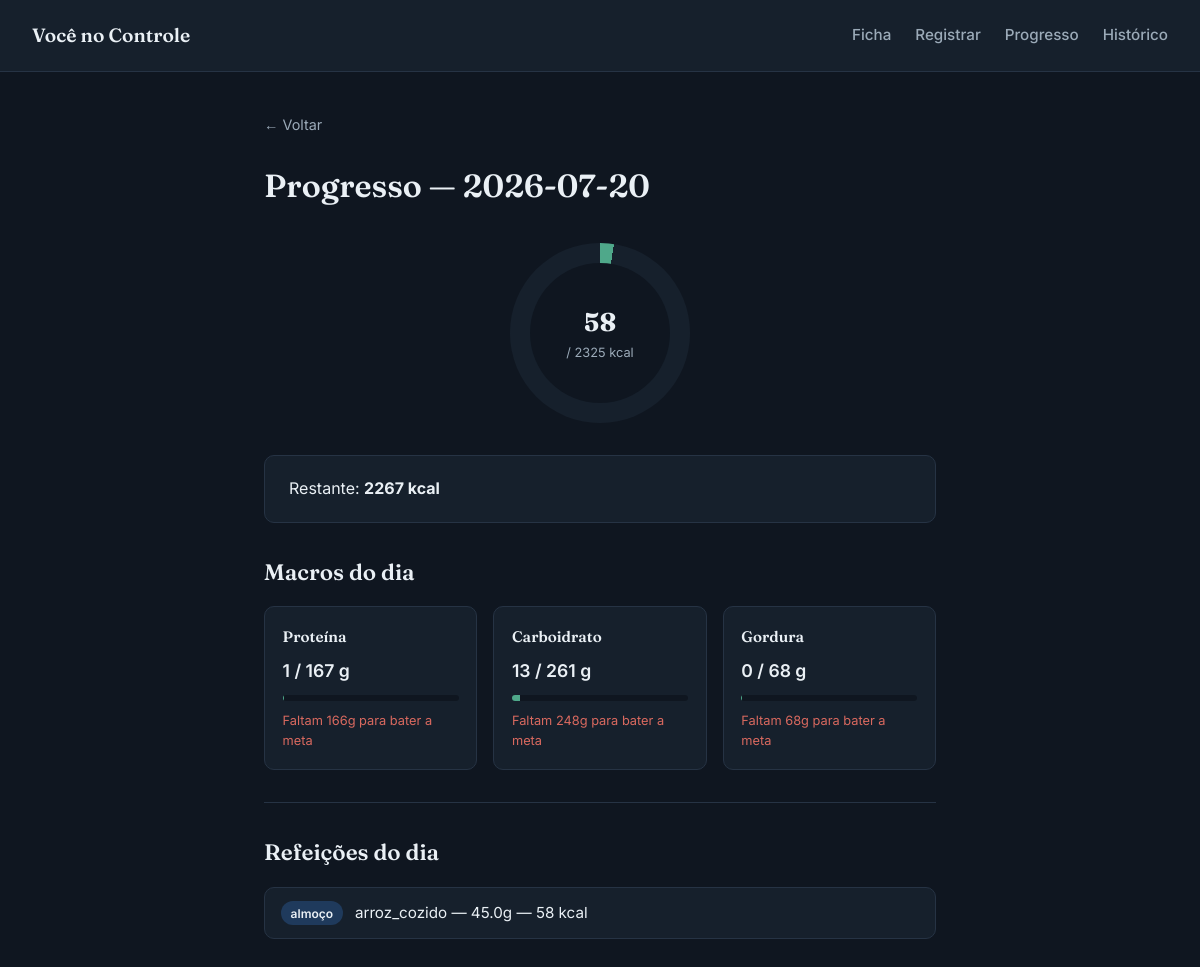
The app's page /historico/2026-07-20 with its own data.
### tables this page shows
CREATE TABLE usuario (
    id INTEGER PRIMARY KEY AUTOINCREMENT,
    nome TEXT NOT NULL,
    idade INTEGER NOT NULL,
    sexo TEXT NOT NULL CHECK(sexo IN ('M','F')),
    peso_atual REAL NOT NULL,
    peso_desejado REAL NOT NULL,
    altura REAL NOT NULL,
    nivel_atividade INTEGER NOT NULL CHECK(nivel_atividade BETWEEN 1 AND 4),
    objetivo INTEGER NOT NULL CHECK(objetivo IN (1,2,3)),
    tmb REAL,
    meta_calorica REAL,
    criado_em TEXT DEFAULT CURRENT_TIMESTAMP
, meta_proteina REAL, meta_carbo REAL, meta_gordura REAL);

CREATE TABLE registro_refeicao (
    id INTEGER PRIMARY KEY AUTOINCREMENT,
    usuario_id INTEGER NOT NULL REFERENCES usuario(id),
    alimento_id INTEGER NOT NULL REFERENCES alimento(id),
    data TEXT NOT NULL,
    nome_refeicao TEXT NOT NULL,
    gramas REAL NOT NULL,
    criado_em TEXT DEFAULT CURRENT_TIMESTAMP
);

CREATE TABLE alimento (
    id INTEGER PRIMARY KEY AUTOINCREMENT,
    nome TEXT NOT NULL UNIQUE,
    categoria TEXT NOT NULL,
    kcal_100g REAL NOT NULL,
    proteina_100g REAL NOT NULL,
    carbo_100g REAL NOT NULL,
    gordura_100g REAL NOT NULL
);

### app.py (the view)
@app.route("/historico/<data>")
def historico_dia(data):
    usuario = buscar_usuario()
    if usuario is None:
        return redirect("/ficha")
    totais = progresso_do_dia(usuario["id"], data)
    refeicoes = listar_refeicoes_do_dia(usuario["id"], data)
    return render_template("progresso.html", usuario=usuario, totais=totais, refeicoes=refeicoes, hoje=data)

### database.py (called while the page is built)
def conectar():
    conn = sqlite3.connect(DB)
    conn.row_factory = sqlite3.Row
    return conn

def buscar_usuario():
    conn = conectar()
    usuario = conn.execute("SELECT * FROM usuario LIMIT 1").fetchone()
    conn.close()
    return usuario

def progresso_do_dia(usuario_id, data):
    conn = conectar()
    resultado = conn.execute("""
        SELECT
            SUM(r.gramas * a.kcal_100g / 100) AS total_kcal,
            SUM(r.gramas * a.proteina_100g / 100) AS total_prot,
            SUM(r.gramas * a.carbo_100g / 100) AS total_carbo,
            SUM(r.gramas * a.gordura_100g / 100) AS total_gord
        FROM registro_refeicao r
        JOIN alimento a ON a.id = r.alimento_id
        WHERE r.usuario_id = ? AND r.data = ?
    """, (usuario_id, data)).fetchone()
    conn.close()
    return resultado

def listar_refeicoes_do_dia(usuario_id, data):
    conn = conectar()
    refeicoes = conn.execute("""
        SELECT r.nome_refeicao, a.nome AS alimento, r.gramas,
               (r.gramas * a.kcal_100g / 100) AS kcal
        FROM registro_refeicao r
        JOIN alimento a ON a.id = r.alimento_id
        WHERE r.usuario_id = ? AND r.data = ?
        ORDER BY r.criado_em
    """, (usuario_id, data)).fetchall()
    conn.close()
    return refeicoes

### templates/progresso.html (shortened to what this page needs)
{% extends "base.html" %}
{% block conteudo %}
    <h1>Progresso — {{ hoje }}</h1>
    {% set total_kcal = totais['total_kcal'] or 0 %}
    {% set total_prot = totais['total_prot'] or 0 %}
    {% set total_carbo = totais['total_carbo'] or 0 %}
    {% set total_gord = totais['total_gord'] or 0 %}
    {% set meta_kcal = usuario['meta_calorica'] if usuario else 0 %}
    {% set meta_prot = usuario['meta_proteina'] if usuario else 0 %}
    {% set meta_carbo = usuario['meta_carbo'] if usuario else 0 %}
    {% set meta_gord = usuario['meta_gordura'] if usuario else 0 %}
    {% set percentual = (total_kcal / meta_kcal * 100) if meta_kcal > 0 else 0 %}
    <div class="anel-progresso" style="--percentual: {{ percentual }};">
        <div class="anel-numero">
            <strong>{{ "%.0f"|format(total_kcal) }}</strong>
            <span>/ {{ "%.0f"|format(meta_kcal) }} kcal</span>
        </div>
    </div>
    <div class="cartao-resultado">
        <p>Restante: <strong>{{ "%.0f"|format(meta_kcal - total_kcal) }} kcal</strong></p>
    </div>
    <h2>Macros do dia</h2>
    <div class="grade-macros">
        {% set macros = [
            ("Proteína", total_prot, meta_prot, "g"),
            ("Carboidrato", total_carbo, meta_carbo, "g"),
            ("Gordura", total_gord, meta_gord, "g")
        ] %}
        {% for nome_macro, atual, meta, unidade in macros %}
            {% set diferenca = atual - meta %}
            {% set percentual_macro = (atual / meta * 100) if meta > 0 else 0 %}
            {% set status = "abaixo" if percentual_macro < 85 else ("acima" if percentual_macro > 115 else "ok") %}
            <div class="card-macro card-macro--{{ status }}">
                <h3>{{ nome_macro }}</h3>
                <p class="macro-valor">{{ "%.0f"|format(atual) }} / {{ "%.0f"|format(meta) }} {{ unidade }}</p>
                <div class="barra-macro">
                    <div class="barra-macro-preenchida" style="width: {{ [percentual_macro, 100] | min }}%;"></div>
                </div>
                {% if status == "abaixo" %}
                    <p class="macro-aviso">Faltam {{ "%.0f"|format(diferenca * -1) }}{{ unidade }} para bater a meta</p>
                {% elif status == "acima" %}
                    <p class="macro-aviso">{{ "%.0f"|format(diferenca) }}{{ unidade }} acima da meta</p>
                {% else %}
                    <p class="macro-aviso macro-aviso--ok">Dentro da meta</p>
                {% endif %}
            </div>
        {% endfor %}
    </div>
    <hr>
    <h2>Refeições do dia</h2>
    {% if refeicoes %}
        <ul class="lista-refeicoes">
        {% for r in refeicoes %}
            <li>
                <span class="tag-refeicao">{{ r['nome_refeicao'] }}</span>
                {{ r['alimento'] }} — {{ r['gramas'] }}g — {{ "%.0f"|format(r['kcal']) }} kcal
            </li>
        {% endfor %}
        </ul>
    {% else %}
        <p class="vazio">Nenhuma refeição registrada nesse dia.</p>
    {% endif %}
{% endblock %}

### static/css/style.css (style rules this page uses)
:root { --cor-fundo: #0F1620; --cor-superficie: #16202C; --cor-marca: #1F3A5C; --cor-acento: #4FA88A; --cor-acento-escuro: #3D8A70; --cor-texto: #EAF0F5; --cor-texto-secundario: #9BAAB8; --cor-alerta: #D9695F; --cor-borda: #263344; --fonte-titulo: 'Fraunces', serif; --fonte-corpo: 'Inter', sans-serif; --raio: 10px; --transicao: 150ms ease; }
* { margin: 0; padding: 0; box-sizing: border-box; }
body { background-color: var(--cor-fundo); color: var(--cor-texto); font-family: var(--fonte-corpo); line-height: 1.6; min-height: 100vh; }
h1, h2, h3 { font-family: var(--fonte-titulo); font-weight: 600; color: var(--cor-texto); margin-bottom: 1rem; }
h1 { font-size: 2rem; }
h2 { font-size: 1.4rem; margin-top: 2rem; }
.cartao-resultado { background-color: var(--cor-superficie); border: 1px solid var(--cor-borda); border-radius: var(--raio); padding: 1.25rem 1.5rem; margin-top: 1.5rem; }
.cartao-resultado p { margin-bottom: 0.5rem; }
.cartao-resultado p:last-child { margin-bottom: 0; }
.anel-progresso { --percentual-limitado: min(var(--percentual, 0), 100); width: 180px; height: 180px; border-radius: 50%; background: conic-gradient( var(--cor-acento) calc(var(--percentual-limitado) * 1%), var(--cor-superficie) 0 ); display: flex; align-items: center; justify-content: center; margin: 2rem auto; transition: background 600ms ease; }
.anel-numero { background-color: var(--cor-fundo); width: 140px; height: 140px; border-radius: 50%; display: flex; flex-direction: column; align-items: center; justify-content: center; text-align: center; }
.anel-numero strong { font-family: var(--fonte-titulo); font-size: 1.6rem; }
.anel-numero span { font-size: 0.8rem; color: var(--cor-texto-secundario); }
.lista-refeicoes, .lista-historico { list-style: none; display: flex; flex-direction: column; gap: 0.6rem; margin-top: 1rem; }
.lista-refeicoes li, .lista-historico li { background-color: var(--cor-superficie); border: 1px solid var(--cor-borda); border-radius: var(--raio); padding: 0.8rem 1rem; font-size: 0.95rem; transition: border-color var(--transicao); }
.tag-refeicao { display: inline-block; background-color: var(--cor-marca); color: var(--cor-texto); font-size: 0.75rem; font-weight: 600; padding: 0.15rem 0.6rem; border-radius: 20px; margin-right: 0.5rem; }
hr { border: none; border-top: 1px solid var(--cor-borda); margin: 2rem 0; }
.grade-macros { display: grid; grid-template-columns: repeat(auto-fit, minmax(180px, 1fr)); gap: 1rem; margin-top: 1rem; }
.card-macro { background-color: var(--cor-superficie); border: 1px solid var(--cor-borda); border-radius: var(--raio); padding: 1.1rem; }
.card-macro h3 { font-size: 0.95rem; margin-bottom: 0.5rem; color: var(--cor-texto); }
.macro-valor { font-size: 1.1rem; font-weight: 600; margin-bottom: 0.6rem; }
.barra-macro { width: 100%; height: 6px; background-color: var(--cor-fundo); border-radius: 4px; overflow: hidden; margin-bottom: 0.6rem; }
.barra-macro-preenchida { height: 100%; background-color: var(--cor-acento); transition: width 600ms ease; }
.macro-aviso { font-size: 0.8rem; color: var(--cor-alerta); }

### records on screen
usuario: meta_calorica "2325", meta_kcal-total_kcal "2267", nome_macro "Proteína", atual "1", meta_proteina "167", unidade "g", diferenca "166", nome_macro "Carboidrato", atual "13", meta_carbo "261", {{ [percentual_macro, 100] | min }} 4.829834578165697 (drawn), diferenca "248", nome_macro "Gordura", atual "0", meta_gordura "68", diferenca "68"
registro_refeicao: nome_refeicao "almoço", alimento "arroz_cozido", gramas "45.0", kcal "58"

### other values on screen
{{ hoje }} "2026-07-20"
{{ "%.0f"|format(total_kcal) }} "58"
